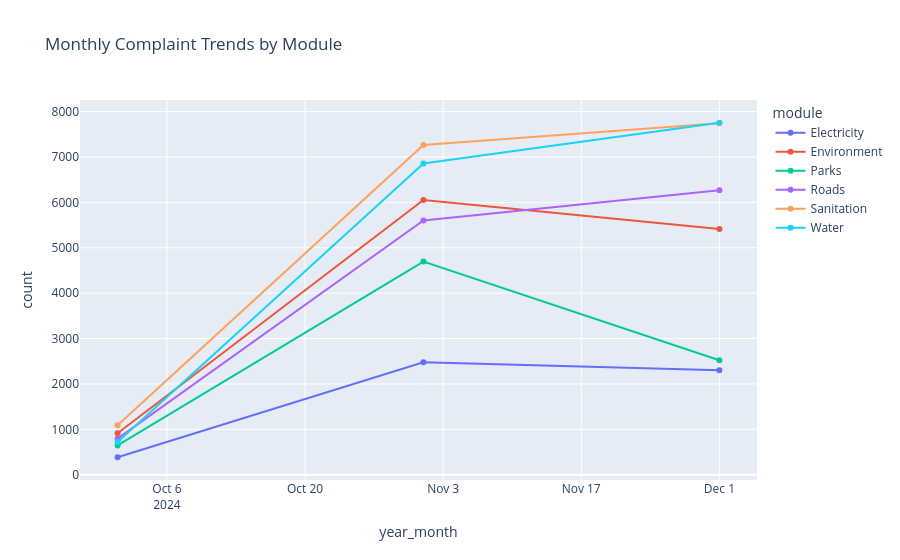

The notebook cell saved with this chart:
### Markdown cell above
**Insight:** Complaint volume shows a clear repeating weekly cycle — regular peaks and dips roughly every 7 days — most likely reflecting lower complaint activity on weekends. This supports adding a `day_of_week` / `is_weekend` feature in Phase 5.

### Code cell
df['year_month'] = df['created_date'].dt.to_period('M').astype(str)
monthly = df.groupby(['year_month', 'module']).size().reset_index(name='count')

fig = px.line(
    monthly,
    x='year_month', y='count', color='module',
    title='Monthly Complaint Trends by Module',
    markers=True
)
fig.show()

### Figure 1 — Plotly figure (JSON) as saved in the notebook; plotly's stock layout.template omitted (floating-point values rounded to 4 significant figures)
{"data": [{"hovertemplate": "module=Electricity<br>year_month=%{x}<br>count=%{y}<extra></extra>", "legendgroup": "Electricity", "line": {"color": "#636efa", "dash": "solid"}, "marker": {"symbol": "circle"}, "mode": "lines+markers", "name": "Electricity", "orientation": "v", "showlegend": true, "type": "scatter", "x": ["2024-10", "2024-11", "2024-12"], "xaxis": "x", "y": [385, 2479, 2302], "yaxis": "y"}, {"hovertemplate": "module=Environment<br>year_month=%{x}<br>count=%{y}<extra></extra>", "legendgroup": "Environment", "line": {"color": "#EF553B", "dash": "solid"}, "marker": {"symbol": "circle"}, "mode": "lines+markers", "name": "Environment", "orientation": "v", "showlegend": true, "type": "scatter", "x": ["2024-10", "2024-11", "2024-12"], "xaxis": "x", "y": [914, 6054, 5411], "yaxis": "y"}, {"hovertemplate": "module=Parks<br>year_month=%{x}<br>count=%{y}<extra></extra>", "legendgroup": "Parks", "line": {"color": "#00cc96", "dash": "solid"}, "marker": {"symbol": "circle"}, "mode": "lines+markers", "name": "Parks", "orientation": "v", "showlegend": true, "type": "scatter", "x": ["2024-10", "2024-11", "2024-12"], "xaxis": "x", "y": [645, 4695, 2522], "yaxis": "y"}, {"hovertemplate": "module=Roads<br>year_month=%{x}<br>count=%{y}<extra></extra>", "legendgroup": "Roads", "line": {"color": "#ab63fa", "dash": "solid"}, "marker": {"symbol": "circle"}, "mode": "lines+markers", "name": "Roads", "orientation": "v", "showlegend": true, "type": "scatter", "x": ["2024-10", "2024-11", "2024-12"], "xaxis": "x", "y": [795, 5603, 6267], "yaxis": "y"}, {"hovertemplate": "module=Sanitation<br>year_month=%{x}<br>count=%{y}<extra></extra>", "legendgroup": "Sanitation", "line": {"color": "#FFA15A", "dash": "solid"}, "marker": {"symbol": "circle"}, "mode": "lines+markers", "name": "Sanitation", "orientation": "v", "showlegend": true, "type": "scatter", "x": ["2024-10", "2024-11", "2024-12"], "xaxis": "x", "y": [1089, 7265, 7742], "yaxis": "y"}, {"hovertemplate": "module=Water<br>year_month=%{x}<br>count=%{y}<extra></extra>", "legendgroup": "Water", "line": {"color": "#19d3f3", "dash": "solid"}, "marker": {"symbol": "circle"}, "mode": "lines+markers", "name": "Water", "orientation": "v", "showlegend": true, "type": "scatter", "x": ["2024-10", "2024-11", "2024-12"], "xaxis": "x", "y": [719, 6858, 7754], "yaxis": "y"}], "layout": {"legend": {"title": {"text": "module"}, "tracegroupgap": 0}, "title": {"text": "Monthly Complaint Trends by Module"}, "xaxis": {"anchor": "y", "domain": [0, 1], "title": {"text": "year_month"}}, "yaxis": {"anchor": "x", "domain": [0, 1], "title": {"text": "count"}}}}
